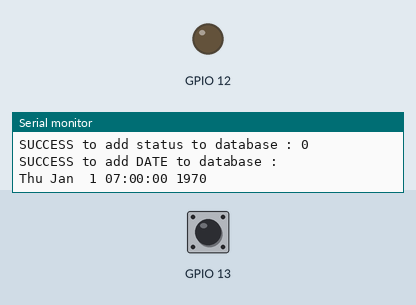
Recording of a sketch running on a simulated ESP32. Parts: output pins drawn as LEDs (lit = HIGH), the last lines printed to the serial monitor. The inputs (shaded band) are chosen by the test bench; at power-on: GPIO 13 HIGH. WiFi joins after 1.5 s; servers stay silent unless stated; the Firebase database answers and starts empty.

Above: at 2.7 s.
2.8 s: GPIO 13 pulled LOW for 1 s
At 3.9 s:
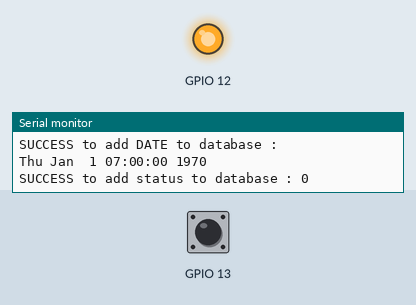
5.6 s: GPIO 13 pulled LOW for 3.2 s
At 10.3 s:
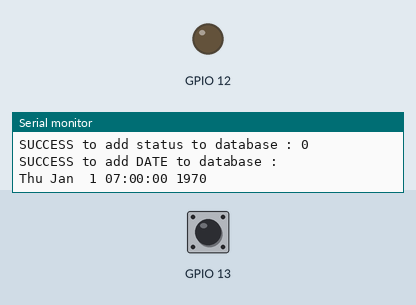
Timing chart, 0 to 11.8 s (numbered marks = the images above; inputs shaded):
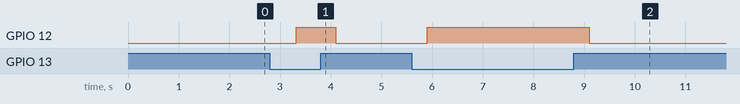

The sketch:

tempToDB.ino
```cpp
#include <WiFi.h>
#include <FirebaseESP32.h>
#include <ctime>
#include <iostream>
#include <OneWire.h>
#include <DallasTemperature.h>

#define FIREBASE_HOST "esp32test-9f958.firebaseio.com"
#define FIREBASE_AUTH "DzD4zyUm7S8nk6E64zcsjpSObEPWYVadsG0Imw5L"
#define WIFI_SSID "Nitiponth"
#define WIFI_PASSWORD "JUMMAIDAIPIMLEK"
FirebaseData firebaseData;
const int oneWireBus = 4;
OneWire oneWire(oneWireBus);
DallasTemperature sensors(&oneWire);


void setup() {

  Initialization();
  WiFiConnection();
  sensors.begin();
}

void Initialization() {
  Serial.begin(115200);
  pinMode(13, INPUT_PULLUP);
  pinMode(12, OUTPUT);
  //attachInterrupt(digitalPinToInterrupt(13), pumpSwitch, RISING);
}

void WiFiConnection() {
  WiFi.begin(WIFI_SSID, WIFI_PASSWORD);
  Serial.print("Connecting to Wi-Fi");
  while (WiFi.status() != WL_CONNECTED)
  {
    Serial.print(".");
    delay(300);
  }
  Serial.println();
  Serial.print("Connected with IP: ");
  Serial.println(WiFi.localIP());
  Serial.println();

  Firebase.begin(FIREBASE_HOST, FIREBASE_AUTH);
  Firebase.reconnectWiFi(true);
}


int logCount = -1;
int counter = 1;
float tempC = 0.0;

void loop() {

  if(digitalRead(13)==0){
    while(digitalRead(13)==0)
      digitalWrite(12,HIGH);
    pumpSwitch();
    digitalWrite(12,LOW);
  }

  if (Firebase.setTimestamp(firebaseData, "/serverTime")) {
    std::time_t result = firebaseData.intData() + 25200;
    String date = asctime(std::localtime(&result));
    date.trim();
    String year = date.substring(20, 24);
    String month = "/" + date.substring(4, 7);
    String day = "/" + date.substring(8, 10);
    String hour = "/" + date.substring(11, 13);
    String min = "/" + date.substring(14, 16);
    int minInt = min.substring(1, 4).toInt();

    //sensors.requestTemperatures();
    //tempC = sensors.getTempCByIndex(0);
    //Serial.println(tempC);

    //if (minInt % 5 == 0) {
      if (Firebase.setString(firebaseData, year + month + day + hour + min + "/date", date)) {
        Serial.println("SUCCESS to add DATE to database : \n" + date);
      }
      else {
        Serial.println("FAIL ==> REASON: " + firebaseData.errorReason());
      }
      /*sensors.requestTemperatures();
        tempC = sensors.getTempCByIndex(0);
        if(Firebase.setFloat(firebaseData,year + month + day + hour + min + "/temperature",tempC)){
        Serial.println("SUCCESS to add TEMP to database : ");
        Serial.println(tempC);
        }
        else{
        Serial.println("FAIL ==> REASON: " + firebaseData.errorReason());
        }*/

      if (Firebase.getBool(firebaseData, "/waterControl/pump/pumpStatus")) {
        boolean pStatus = firebaseData.boolData();
        if (Firebase.setFloat(firebaseData, year + month + day + hour + min + "/pumpStatus", pStatus)) {
          Serial.print("SUCCESS to add status to database : ");
          Serial.println(pStatus);
        }
        else {
          Serial.println("FAIL ==> REASON: " + firebaseData.errorReason());
        }
      }
      else {
        Serial.println("FAIL ==> REASON: " + firebaseData.errorReason());
      }
    }

    //delay(60000);
  //}


  if(digitalRead(13)==0){
    while(digitalRead(13)==0)
      digitalWrite(12,HIGH);
    pumpSwitch();
    digitalWrite(12,LOW);
  }
}

void pumpSwitch() {
  if (Firebase.getBool(firebaseData, "/waterControl/pump/pumpStatus")) {
    boolean pStatus = firebaseData.boolData();
    if (Firebase.setBool(firebaseData, "/waterControl/pump/pumpStatus", !pStatus)) {
      Serial.print("SUCCESS to add status to database : ");
      Serial.println(pStatus);
    }
    else {   //else of set status
      Serial.println("FAIL ==> REASON: " + firebaseData.errorReason());
    }
  }
  else {    //else of get status
    Serial.println("FAIL ==> REASON: " + firebaseData.errorReason());
  }
}
```

Measured:
- after the input at 2.8 s, GPIO 12: LOW → HIGH after 0.52 s, → LOW 0.78 s later
- after the input at 5.6 s, GPIO 12: LOW → HIGH after 0.30 s, → LOW 3.2 s later
